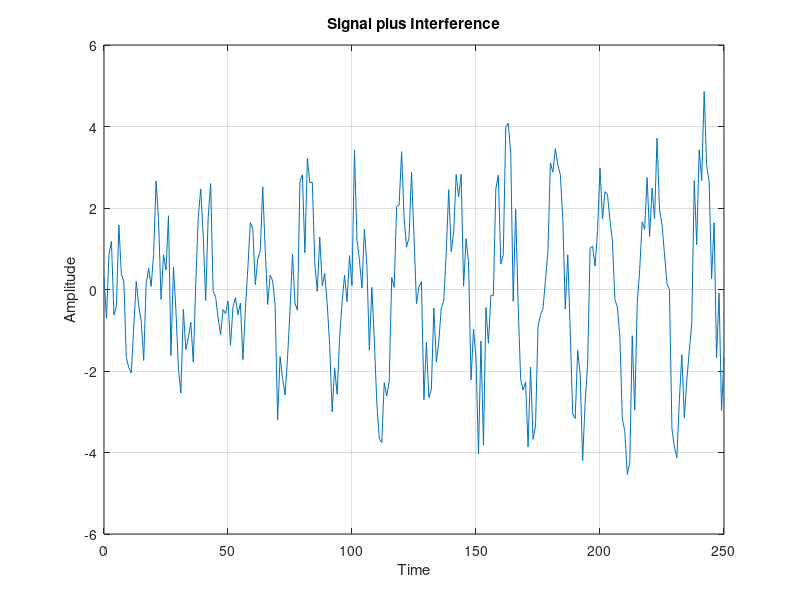

Write the MATLAB code that produced this figure. (Note: this script raises an error after producing the figure.)
% LMS_DEMO2: Adaptive interference cancelling
% kzr / 11.02
%
N=501; rand('seed',123);
mue = input('Type in the value of mue = ');
alpha= input('Type in the value of alpha = ');
sigma= input('Type in the value of initialized sigma^2 = ');
L = input('Type in the FIR filter order = ');
w=zeros(1,L+1); px=0;
t=[0:N-1]; arg=2*pi*t/20;
s=(1 + 0.01*t) .* sin(arg + pi/3);
x=0.1*sin(arg);
d=s+sqrt(12)*(rand(1,N)-0.5);
%
figure(1); plot([0:250],d(1:251)); grid;
      title('Signal plus Interference');
      xlabel('Time'); ylabel('Amplitude');
[y,w,px]=dsp_lms(x,d,w,mue,sigma,alpha,px);
%
figure(2); plot([0:250],s(1:251),'-r',...
                [0:250],x(1:251),':b',...
                [0:250],y(1:251),'--k'); grid;
   title(' Initial convergence');
   xlabel('Time');
   ylabel('Amplitude');
tb=[251:500];
%
figure(3); plot([251:500],s(252:501),'-r',...
                [251:500],y(252:501),'--b'); grid;
   title(' Tracking performance');
   xlabel('Time');
   ylabel('Amplitude');
